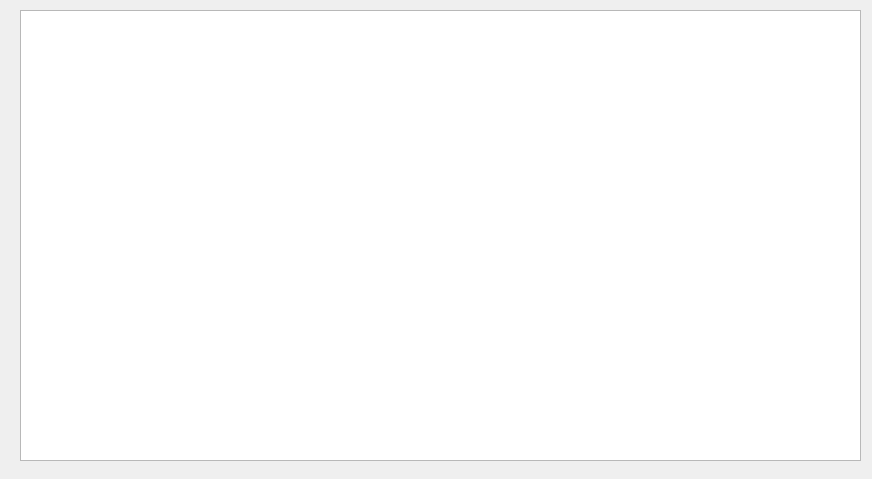
<?xml version="1.0" encoding="UTF-8"?>
<ui version="4.0">
 <class>registrarseResultado</class>
 <widget class="QDialog" name="registrarseResultado">
  <property name="geometry">
   <rect>
    <x>0</x>
    <y>0</y>
    <width>872</width>
    <height>479</height>
   </rect>
  </property>
  <property name="windowTitle">
   <string>Registro</string>
  </property>
  <property name="windowIcon">
   <iconset>
    <normaloff>../Iconos/Registro.png</normaloff>../Iconos/Registro.png</iconset>
  </property>
  <widget class="QPlainTextEdit" name="plainTextEditResultadoDelRegistro">
   <property name="geometry">
    <rect>
     <x>20</x>
     <y>10</y>
     <width>841</width>
     <height>451</height>
    </rect>
   </property>
  </widget>
 </widget>
 <resources/>
 <connections/>
</ui>
